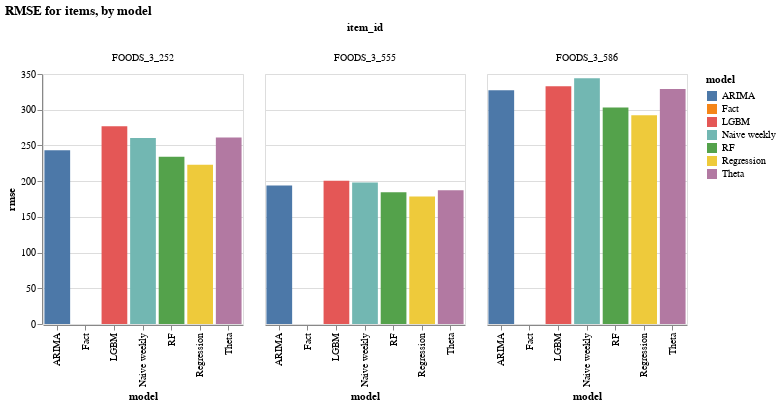

This figure's notebook cell:
### Code cell
alt.Chart(eval_df, title = 'RMSE for items, by model').mark_bar().encode(
    x=alt.X('model:N',scale=alt.Scale(zero=False)),
    y=alt.Y('rmse:Q',scale=alt.Scale(zero=False)),
    color=alt.Color('model:N'),
    column='item_id:N'
).properties(width=200, height=250)#.interactive()

### Figure 1 — Vega-Lite specification as saved in the notebook (floating-point values rounded to 4 significant figures)
{"config": {"view": {"continuousWidth": 400, "continuousHeight": 300}}, "data": {"name": "data-d36c2e447fe3fcee768680818723acd3"}, "mark": "bar", "encoding": {"color": {"type": "nominal", "field": "model"}, "column": {"type": "nominal", "field": "item_id"}, "x": {"type": "nominal", "field": "model", "scale": {"zero": false}}, "y": {"type": "quantitative", "field": "rmse", "scale": {"zero": false}}}, "height": 250, "title": "RMSE for items, by model", "width": 200, "$schema": "https://vega.github.io/schema/vega-lite/v4.8.1.json", "datasets": {"data-d36c2e447fe3fcee768680818723acd3": [{"model": "Naive weekly", "rmse": 198.2, "rRMSE": 1.0, "item_id": "FOODS_3_555"}, {"model": "Regression", "rmse": 178.5, "rRMSE": 0.9006, "item_id": "FOODS_3_555"}, {"model": "LGBM", "rmse": 200.5, "rRMSE": 1.012, "item_id": "FOODS_3_555"}, {"model": "RF", "rmse": 184.3, "rRMSE": 0.9299, "item_id": "FOODS_3_555"}, {"model": "Theta", "rmse": 187.4, "rRMSE": 0.9455, "item_id": "FOODS_3_555"}, {"model": "ARIMA", "rmse": 193.8, "rRMSE": 0.9778, "item_id": "FOODS_3_555"}, {"model": "Fact", "rmse": 0.0, "rRMSE": 0.0, "item_id": "FOODS_3_555"}, {"model": "Naive weekly", "rmse": 260.6, "rRMSE": 1.0, "item_id": "FOODS_3_252"}, {"model": "Regression", "rmse": 223.1, "rRMSE": 0.8561, "item_id": "FOODS_3_252"}, {"model": "LGBM", "rmse": 277.0, "rRMSE": 1.063, "item_id": "FOODS_3_252"}, {"model": "RF", "rmse": 234.3, "rRMSE": 0.8992, "item_id": "FOODS_3_252"}, {"model": "Theta", "rmse": 261.1, "rRMSE": 1.002, "item_id": "FOODS_3_252"}, {"model": "ARIMA", "rmse": 243.4, "rRMSE": 0.9341, "item_id": "FOODS_3_252"}, {"model": "Fact", "rmse": 0.0, "rRMSE": 0.0, "item_id": "FOODS_3_252"}, {"model": "Naive weekly", "rmse": 343.9, "rRMSE": 1.0, "item_id": "FOODS_3_586"}, {"model": "Regression", "rmse": 292.1, "rRMSE": 0.8494, "item_id": "FOODS_3_586"}, {"model": "LGBM", "rmse": 332.9, "rRMSE": 0.968, "item_id": "FOODS_3_586"}, {"model": "RF", "rmse": 303.3, "rRMSE": 0.8818, "item_id": "FOODS_3_586"}, {"model": "Theta", "rmse": 329.0, "rRMSE": 0.9567, "item_id": "FOODS_3_586"}, {"model": "ARIMA", "rmse": 327.3, "rRMSE": 0.9517, "item_id": "FOODS_3_586"}, {"model": "Fact", "rmse": 0.0, "rRMSE": 0.0, "item_id": "FOODS_3_586"}]}}
